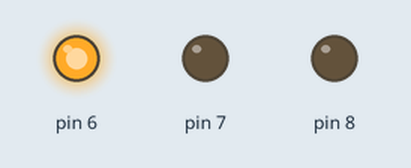
Simulated run of this sketch. Board: Arduino Uno, built with avr-gcc and run on an emulated ATmega328P. On the bench: output pins drawn as LEDs (lit = HIGH).

Above: at 0.2 s.
At 1.2 s:
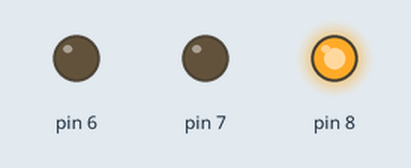
At 1.7 s:
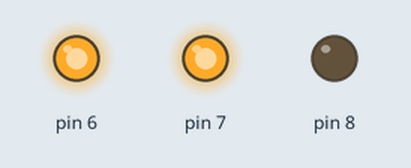
At 3.2 s:
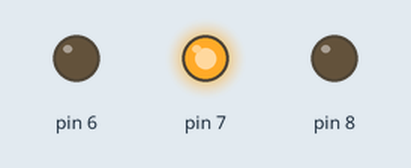
At 4.7 s:
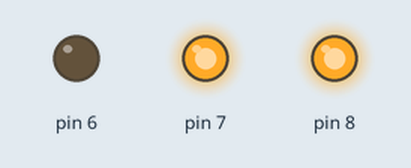
Timing chart, 0 to 5.8 s (numbered marks = the images above):
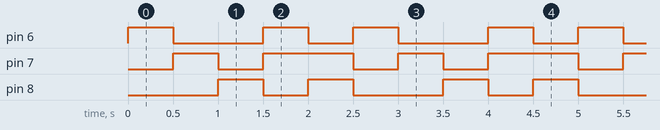

Measured:
- by itself, pin 6: repeats every 2.5 s: LOW 1.0 s, HIGH 0.50 s, LOW 0.50 s, HIGH 0.50 s
- by itself, pin 7: repeats every 2.5 s: LOW 0.50 s, HIGH 1.0 s, LOW 0.50 s, HIGH 0.50 s
- by itself, pin 8: repeats every 2.5 s: LOW 0.50 s, HIGH 0.50 s, LOW 1.0 s, HIGH 0.50 s

The sketch:

rgb_aurdino.ino
```cpp
void setup() {
  // put your setup code here, to run once:
  pinMode(6,OUTPUT);
  pinMode(7,OUTPUT);
  pinMode(8,OUTPUT);
}

void loop() {
  // put your main code here, to run repeatedly:
  digitalWrite(6,1);
  digitalWrite(7,0);
  digitalWrite(8,0);
  delay(500);
   digitalWrite(6,0);
  digitalWrite(7,1);
  digitalWrite(8,0);
  delay(500);
   digitalWrite(6,0);
  digitalWrite(7,0);
  digitalWrite(8,1);
  delay(500);
   digitalWrite(6,1);
  digitalWrite(7,1);
  digitalWrite(8,0);
  delay(500);
   digitalWrite(6,0);
  digitalWrite(7,1);
  digitalWrite(8,1);
  delay(500);

}
```
